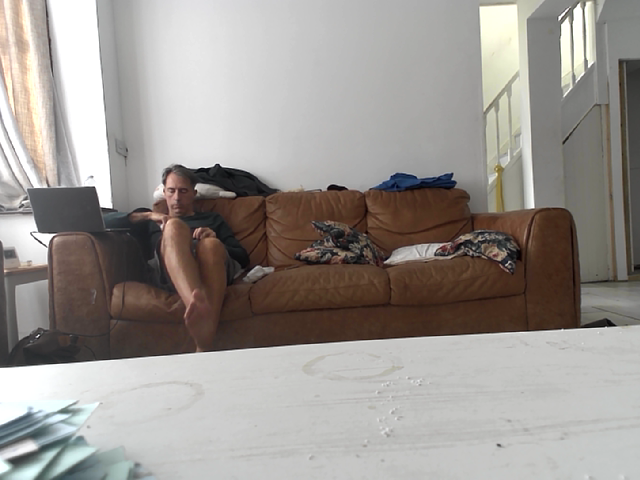
#> input picture images/motion_20250324_121112.png, 640 x 480 px, given in place of the camera
$ python security_camera.py
#> lines starting #> are read from the running program, lines starting #| are printed output that depends on the picture
import cv2
import time
from datetime import datetime
import os
from config import SCREENSHOT_INTERVAL
import numpy as np
import telegram_send
import asyncio
from asyncio import sleep
import logging
import subprocess
import threading

# Set up logging
logging.basicConfig(level=logging.INFO)
logger = logging.getLogger(__name__)

# Move these constants to the top with other constants
HEADLESS = True
ALERT_INTERVAL = 10  # seconds
last_alert_time = 0  # Track when we last sent an alert

# Create necessary directories if they don't exist
if not os.path.exists('images'):
    os.makedirs('images')

# Initialize camera
cam = cv2.VideoCapture(0)

# Create window
if not HEADLESS:
    cv2.namedWindow("Camera")

# Initialize variables
previous_frame = None

# Update the path to the alarm sound
ALARM_SOUND_PATH = os.path.join("assets", "audio", "alarm.mp3")

# Add a flag to control alarm loop
alarm_playing = False
alarm_thread = None

def play_alarm_loop():
    global alarm_playing
    while alarm_playing:
        try:
            # Play at maximum volume (--volume=65536)
            subprocess.run(['paplay', '--volume=65536', ALARM_SOUND_PATH], check=True)
            logger.info("Alarm sound played successfully")
            # No delay between loops for continuous sound
        except subprocess.CalledProcessError as e:
            logger.error(f"Failed to play alarm sound: {str(e)}")
            break
        except Exception as e:
            logger.error(f"Unexpected error playing sound: {str(e)}")
            break

def start_alarm():
    global alarm_playing, alarm_thread
    if not alarm_playing:
        alarm_playing = True
        alarm_thread = threading.Thread(target=play_alarm_loop)
        alarm_thread.daemon = True  # Make thread daemon so it stops when program exits
        alarm_thread.start()

# Define async function for sending telegram messages
async def send_telegram_alert(current_time, motion_percentage, img_name, max_retries=3):
    try:
        # Open the file in binary mode
        with open(img_name, 'rb') as image_file:
            print(f"Sending alert with image: {img_name}")
            await telegram_send.send(
                messages=[f"Motion detected at {current_time} - Change: {motion_percentage:.2f}%"],
                files=[image_file]
            )
            print("Alert sent successfully")
    except Exception as e:
        print(f"Error sending Telegram alert: {str(e)}")
        print(f"Error type: {type(e)}")
        import traceback
        traceback.print_exc()

while True:
    # Capture frame
    ret, frame = cam.read()
#> frame is the input picture: shape (480, 640, 3); mean B, G, R 145.5, 150, 155.1
    if not ret:
        print("Failed to grab frame")
        break

    # Display frame
    if not HEADLESS:
        cv2.imshow("Camera", frame)

    # Convert frame to grayscale for motion detection
    gray = cv2.cvtColor(frame, cv2.COLOR_BGR2GRAY)
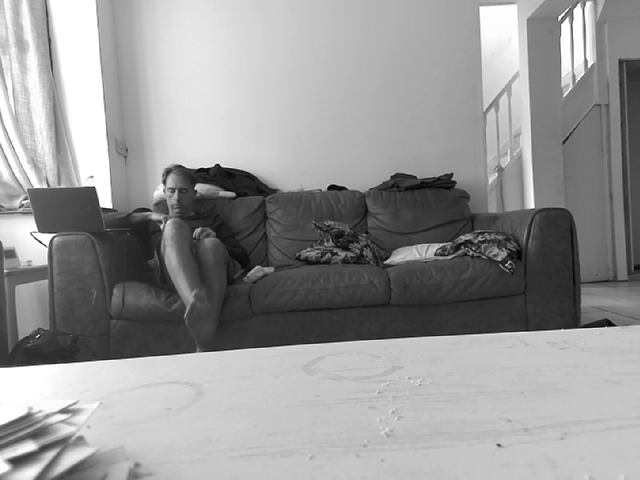
#> gray: shape (480, 640); min 1, max 255, mean 151
    gray = cv2.GaussianBlur(gray, (21, 21), 0)
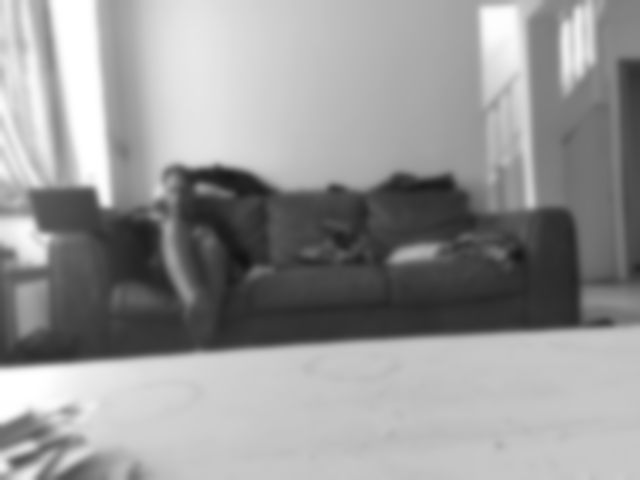
#> gray: shape (480, 640); min 18, max 255, mean 151

    # Initialize previous_frame on first run
    if previous_frame is None:
        previous_frame = gray
        continue

    # Compute difference between current and previous frame
    frame_diff = cv2.absdiff(previous_frame, gray)
    thresh = cv2.threshold(frame_diff, 25, 255, cv2.THRESH_BINARY)[1]
    thresh = cv2.dilate(thresh, None, iterations=2)

    # Calculate the percentage of changed pixels
    motion_pixels = np.sum(thresh > 0)
    total_pixels = thresh.size
    motion_percentage = (motion_pixels / total_pixels) * 100

    # Define motion threshold (adjust this value as needed)
    motion_threshold = 1.0  # 1% of pixels changed
    motion_detected = motion_percentage > motion_threshold

    if motion_detected:
        current_time = datetime.now().strftime("%Y-%m-%d %H:%M:%S")

        # Check if enough time has passed since last alert
        current_timestamp = time.time()
        if current_timestamp - last_alert_time >= ALERT_INTERVAL:
            print(f"\nMotion detected at {current_time} - Change: {motion_percentage:.2f}%")

            # Start alarm (will play indefinitely)
            start_alarm()

            # Save the frame that triggered the detection
            timestamp = datetime.now().strftime("%Y%m%d_%H%M%S")
            img_name = os.path.join("images", f"motion_{timestamp}.png")
            cv2.imwrite(img_name, frame)
            print(f"Motion frame saved: {img_name}")

            # Run the async function to send telegram alert
            asyncio.run(send_telegram_alert(current_time, motion_percentage, img_name))

            # Update the last alert time
            last_alert_time = current_timestamp

    # Update previous frame
    previous_frame = gray

    # Wait for screenshot interval, checking for 'q' press to quit
    start_time = time.time()
    while (time.time() - start_time) < SCREENSHOT_INTERVAL:
        key = cv2.waitKey(1)
        if key & 0xFF == ord('q'):
            print("Q pressed, closing...")
            cam.release()
            if not HEADLESS:
                cv2.destroyAllWindows()
            exit()
#> (the program exits here)
